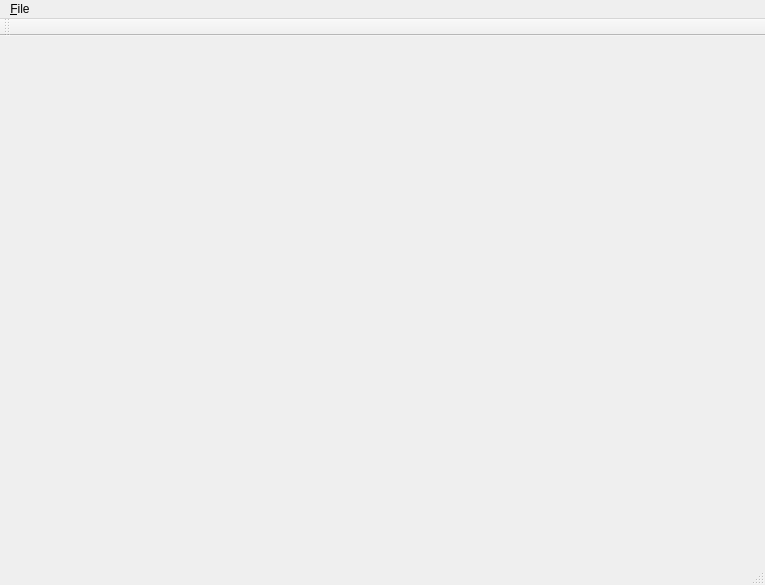
<?xml version="1.0" encoding="UTF-8"?>
<ui version="4.0">
 <class>MainWindow</class>
 <widget class="QMainWindow" name="MainWindow">
  <property name="geometry">
   <rect>
    <x>0</x>
    <y>0</y>
    <width>765</width>
    <height>585</height>
   </rect>
  </property>
  <property name="windowTitle">
   <string>MainWindow</string>
  </property>
  <widget class="QWidget" name="centralWidget">
   <widget class="MyQGLViewer" name="glViewer" native="true">
    <property name="geometry">
     <rect>
      <x>170</x>
      <y>80</y>
      <width>120</width>
      <height>80</height>
     </rect>
    </property>
   </widget>
  </widget>
  <widget class="QMenuBar" name="menuBar">
   <property name="geometry">
    <rect>
     <x>0</x>
     <y>0</y>
     <width>765</width>
     <height>22</height>
    </rect>
   </property>
   <widget class="QMenu" name="menu_File">
    <property name="title">
     <string>&amp;File</string>
    </property>
    <addaction name="action_New"/>
    <addaction name="action_Quit"/>
   </widget>
   <addaction name="menu_File"/>
  </widget>
  <widget class="QToolBar" name="mainToolBar">
   <attribute name="toolBarArea">
    <enum>TopToolBarArea</enum>
   </attribute>
   <attribute name="toolBarBreak">
    <bool>false</bool>
   </attribute>
  </widget>
  <widget class="QStatusBar" name="statusBar"/>
  <action name="action_New">
   <property name="text">
    <string>&amp;New</string>
   </property>
   <property name="shortcut">
    <string>Ctrl+N</string>
   </property>
  </action>
  <action name="action_Quit">
   <property name="text">
    <string>&amp;Quit</string>
   </property>
   <property name="shortcut">
    <string>Ctrl+Q</string>
   </property>
  </action>
 </widget>
 <layoutdefault spacing="6" margin="11"/>
 <customwidgets>
  <customwidget>
   <class>MyQGLViewer</class>
   <extends>QWidget</extends>
   <header>myqglviewer.h</header>
   <container>1</container>
  </customwidget>
 </customwidgets>
 <resources/>
 <connections/>
</ui>
